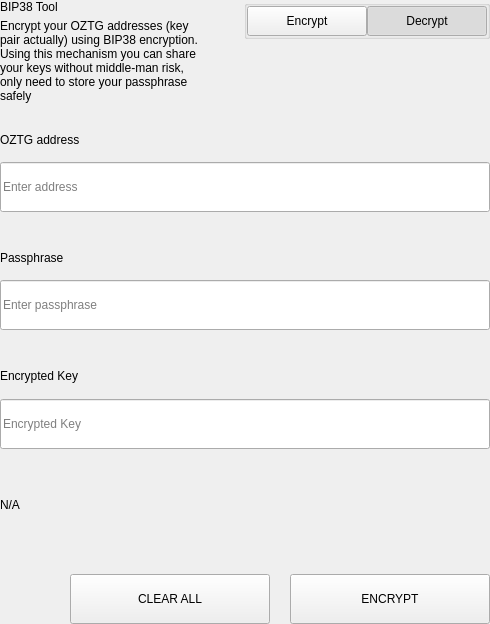
<?xml version="1.0" encoding="UTF-8"?>
<ui version="4.0">
 <class>SettingsBitToolWidget</class>
 <widget class="QWidget" name="SettingsBitToolWidget">
  <property name="geometry">
   <rect>
    <x>0</x>
    <y>0</y>
    <width>490</width>
    <height>624</height>
   </rect>
  </property>
  <property name="windowTitle">
   <string>Form</string>
  </property>
  <layout class="QVBoxLayout" name="verticalLayout">
   <property name="spacing">
    <number>0</number>
   </property>
   <property name="leftMargin">
    <number>0</number>
   </property>
   <property name="topMargin">
    <number>0</number>
   </property>
   <property name="rightMargin">
    <number>0</number>
   </property>
   <property name="bottomMargin">
    <number>0</number>
   </property>
   <item>
    <widget class="QWidget" name="left" native="true">
     <layout class="QVBoxLayout" name="verticalLayout_3">
      <property name="leftMargin">
       <number>0</number>
      </property>
      <property name="topMargin">
       <number>0</number>
      </property>
      <property name="rightMargin">
       <number>0</number>
      </property>
      <property name="bottomMargin">
       <number>0</number>
      </property>
      <item>
       <layout class="QVBoxLayout" name="verticalLayout_2">
        <property name="spacing">
         <number>0</number>
        </property>
        <item>
         <layout class="QHBoxLayout" name="horizontalLayout_3" stretch="3,1">
          <property name="spacing">
           <number>40</number>
          </property>
          <item>
           <layout class="QVBoxLayout" name="verticalLayoutTitle">
            <property name="spacing">
             <number>5</number>
            </property>
            <item>
             <widget class="QLabel" name="labelTitle">
              <property name="text">
               <string>BIP38 Tool</string>
              </property>
             </widget>
            </item>
            <item>
             <widget class="QLabel" name="labelSubtitle1">
              <property name="text">
               <string>Encrypt your OZTG addresses (key pair actually) using BIP38 encryption.
Using this mechanism you can share your keys without middle-man risk, only need to store your passphrase safely</string>
              </property>
              <property name="wordWrap">
               <bool>true</bool>
              </property>
             </widget>
            </item>
           </layout>
          </item>
          <item alignment="Qt::AlignTop">
           <widget class="QGroupBox" name="groupBox">
            <property name="title">
             <string/>
            </property>
            <property name="alignment">
             <set>Qt::AlignLeading|Qt::AlignLeft|Qt::AlignTop</set>
            </property>
            <layout class="QHBoxLayout" name="horizontalLayout_4">
             <property name="spacing">
              <number>0</number>
             </property>
             <property name="leftMargin">
              <number>0</number>
             </property>
             <property name="topMargin">
              <number>0</number>
             </property>
             <property name="rightMargin">
              <number>0</number>
             </property>
             <property name="bottomMargin">
              <number>0</number>
             </property>
             <item>
              <spacer name="horizontalSpacer">
               <property name="orientation">
                <enum>Qt::Horizontal</enum>
               </property>
               <property name="sizeHint" stdset="0">
                <size>
                 <width>40</width>
                 <height>20</height>
                </size>
               </property>
              </spacer>
             </item>
             <item>
              <widget class="QPushButton" name="pushLeft">
               <property name="minimumSize">
                <size>
                 <width>120</width>
                 <height>30</height>
                </size>
               </property>
               <property name="maximumSize">
                <size>
                 <width>120</width>
                 <height>30</height>
                </size>
               </property>
               <property name="focusPolicy">
                <enum>Qt::NoFocus</enum>
               </property>
               <property name="text">
                <string>Encrypt</string>
               </property>
               <property name="checkable">
                <bool>true</bool>
               </property>
               <property name="autoExclusive">
                <bool>true</bool>
               </property>
              </widget>
             </item>
             <item>
              <widget class="QPushButton" name="pushRight">
               <property name="minimumSize">
                <size>
                 <width>120</width>
                 <height>30</height>
                </size>
               </property>
               <property name="maximumSize">
                <size>
                 <width>120</width>
                 <height>30</height>
                </size>
               </property>
               <property name="focusPolicy">
                <enum>Qt::NoFocus</enum>
               </property>
               <property name="text">
                <string>Decrypt</string>
               </property>
               <property name="checkable">
                <bool>true</bool>
               </property>
               <property name="checked">
                <bool>true</bool>
               </property>
               <property name="autoExclusive">
                <bool>true</bool>
               </property>
              </widget>
             </item>
            </layout>
           </widget>
          </item>
         </layout>
        </item>
        <item>
         <widget class="QStackedWidget" name="stackedWidget">
          <property name="currentIndex">
           <number>1</number>
          </property>
          <widget class="QWidget" name="pageDecrypt">
           <layout class="QVBoxLayout" name="verticalLayout_5">
            <property name="spacing">
             <number>0</number>
            </property>
            <property name="leftMargin">
             <number>0</number>
            </property>
            <property name="topMargin">
             <number>0</number>
            </property>
            <property name="rightMargin">
             <number>0</number>
            </property>
            <property name="bottomMargin">
             <number>0</number>
            </property>
            <item>
             <widget class="QWidget" name="widget" native="true">
              <property name="minimumSize">
               <size>
                <width>0</width>
                <height>100</height>
               </size>
              </property>
              <layout class="QVBoxLayout" name="verticalLayout_4">
               <property name="spacing">
                <number>0</number>
               </property>
               <property name="leftMargin">
                <number>0</number>
               </property>
               <property name="topMargin">
                <number>0</number>
               </property>
               <property name="rightMargin">
                <number>0</number>
               </property>
               <property name="bottomMargin">
                <number>0</number>
               </property>
               <item>
                <spacer name="verticalSpacer_2">
                 <property name="orientation">
                  <enum>Qt::Vertical</enum>
                 </property>
                 <property name="sizeType">
                  <enum>QSizePolicy::Fixed</enum>
                 </property>
                 <property name="sizeHint" stdset="0">
                  <size>
                   <width>20</width>
                   <height>20</height>
                  </size>
                 </property>
                </spacer>
               </item>
               <item>
                <layout class="QHBoxLayout" name="horizontalLayout_6" stretch="2">
                 <property name="spacing">
                  <number>0</number>
                 </property>
                 <item>
                  <layout class="QVBoxLayout" name="verticalLayout_7">
                   <property name="spacing">
                    <number>9</number>
                   </property>
                   <item>
                    <widget class="QLabel" name="labelSubtitleKey">
                     <property name="minimumSize">
                      <size>
                       <width>0</width>
                       <height>20</height>
                      </size>
                     </property>
                     <property name="maximumSize">
                      <size>
                       <width>16777215</width>
                       <height>20</height>
                      </size>
                     </property>
                     <property name="text">
                      <string>Encrypted key</string>
                     </property>
                    </widget>
                   </item>
                   <item>
                    <widget class="QLineEdit" name="lineEditKey">
                     <property name="minimumSize">
                      <size>
                       <width>0</width>
                       <height>50</height>
                      </size>
                     </property>
                     <property name="maximumSize">
                      <size>
                       <width>16777215</width>
                       <height>50</height>
                      </size>
                     </property>
                     <property name="placeholderText">
                      <string>Enter a encrypted key</string>
                     </property>
                    </widget>
                   </item>
                  </layout>
                 </item>
                </layout>
               </item>
               <item>
                <spacer name="verticalSpacer_3">
                 <property name="orientation">
                  <enum>Qt::Vertical</enum>
                 </property>
                 <property name="sizeType">
                  <enum>QSizePolicy::Fixed</enum>
                 </property>
                 <property name="sizeHint" stdset="0">
                  <size>
                   <width>20</width>
                   <height>20</height>
                  </size>
                 </property>
                </spacer>
               </item>
               <item>
                <layout class="QVBoxLayout" name="verticalLayout_9">
                 <property name="spacing">
                  <number>9</number>
                 </property>
                 <item>
                  <widget class="QLabel" name="labelSubtitlePassphrase">
                   <property name="maximumSize">
                    <size>
                     <width>16777215</width>
                     <height>20</height>
                    </size>
                   </property>
                   <property name="text">
                    <string>Passphrase</string>
                   </property>
                  </widget>
                 </item>
                 <item>
                  <widget class="QLineEdit" name="lineEditPassphrase">
                   <property name="minimumSize">
                    <size>
                     <width>0</width>
                     <height>50</height>
                    </size>
                   </property>
                   <property name="maximumSize">
                    <size>
                     <width>16777215</width>
                     <height>50</height>
                    </size>
                   </property>
                   <property name="placeholderText">
                    <string>Enter a passphrase</string>
                   </property>
                  </widget>
                 </item>
                </layout>
               </item>
               <item>
                <spacer name="verticalSpacer_4">
                 <property name="orientation">
                  <enum>Qt::Vertical</enum>
                 </property>
                 <property name="sizeType">
                  <enum>QSizePolicy::Fixed</enum>
                 </property>
                 <property name="sizeHint" stdset="0">
                  <size>
                   <width>20</width>
                   <height>20</height>
                  </size>
                 </property>
                </spacer>
               </item>
               <item>
                <widget class="QWidget" name="widget_3" native="true">
                 <property name="sizePolicy">
                  <sizepolicy hsizetype="Preferred" vsizetype="Fixed">
                   <horstretch>0</horstretch>
                   <verstretch>0</verstretch>
                  </sizepolicy>
                 </property>
                 <layout class="QVBoxLayout" name="verticalLayout_10">
                  <property name="spacing">
                   <number>9</number>
                  </property>
                  <property name="leftMargin">
                   <number>0</number>
                  </property>
                  <property name="topMargin">
                   <number>0</number>
                  </property>
                  <property name="rightMargin">
                   <number>0</number>
                  </property>
                  <property name="bottomMargin">
                   <number>0</number>
                  </property>
                  <item>
                   <widget class="QLabel" name="labelSubtitleDecryptResult">
                    <property name="minimumSize">
                     <size>
                      <width>0</width>
                      <height>20</height>
                     </size>
                    </property>
                    <property name="maximumSize">
                     <size>
                      <width>16777215</width>
                      <height>20</height>
                     </size>
                    </property>
                    <property name="text">
                     <string>Decrypted address result</string>
                    </property>
                   </widget>
                  </item>
                  <item>
                   <widget class="QWidget" name="widget_4" native="true">
                    <layout class="QHBoxLayout" name="horizontalLayout" stretch="6,0,1">
                     <property name="spacing">
                      <number>0</number>
                     </property>
                     <property name="leftMargin">
                      <number>0</number>
                     </property>
                     <property name="topMargin">
                      <number>0</number>
                     </property>
                     <property name="rightMargin">
                      <number>0</number>
                     </property>
                     <property name="bottomMargin">
                      <number>0</number>
                     </property>
                     <item alignment="Qt::AlignVCenter">
                      <widget class="QLineEdit" name="lineEditDecryptResult">
                       <property name="minimumSize">
                        <size>
                         <width>0</width>
                         <height>50</height>
                        </size>
                       </property>
                       <property name="maximumSize">
                        <size>
                         <width>16777215</width>
                         <height>50</height>
                        </size>
                       </property>
                       <property name="placeholderText">
                        <string>Decrypted Address</string>
                       </property>
                      </widget>
                     </item>
                     <item>
                      <spacer name="horizontalSpacer_4">
                       <property name="orientation">
                        <enum>Qt::Horizontal</enum>
                       </property>
                       <property name="sizeType">
                        <enum>QSizePolicy::Fixed</enum>
                       </property>
                       <property name="sizeHint" stdset="0">
                        <size>
                         <width>20</width>
                         <height>50</height>
                        </size>
                       </property>
                      </spacer>
                     </item>
                     <item>
                      <widget class="QPushButton" name="pushButtonImport">
                       <property name="minimumSize">
                        <size>
                         <width>140</width>
                         <height>40</height>
                        </size>
                       </property>
                       <property name="text">
                        <string>Import Address</string>
                       </property>
                      </widget>
                     </item>
                    </layout>
                   </widget>
                  </item>
                 </layout>
                </widget>
               </item>
               <item>
                <widget class="QLabel" name="statusLabel_DEC">
                 <property name="maximumSize">
                  <size>
                   <width>16777215</width>
                   <height>40</height>
                  </size>
                 </property>
                 <property name="text">
                  <string/>
                 </property>
                </widget>
               </item>
               <item>
                <spacer name="verticalSpacer">
                 <property name="orientation">
                  <enum>Qt::Vertical</enum>
                 </property>
                 <property name="sizeType">
                  <enum>QSizePolicy::Preferred</enum>
                 </property>
                 <property name="sizeHint" stdset="0">
                  <size>
                   <width>20</width>
                   <height>20</height>
                  </size>
                 </property>
                </spacer>
               </item>
               <item>
                <layout class="QHBoxLayout" name="horizontalLayout_7">
                 <property name="spacing">
                  <number>0</number>
                 </property>
                 <item>
                  <spacer name="horizontalSpacer_5">
                   <property name="orientation">
                    <enum>Qt::Horizontal</enum>
                   </property>
                   <property name="sizeType">
                    <enum>QSizePolicy::Expanding</enum>
                   </property>
                   <property name="sizeHint" stdset="0">
                    <size>
                     <width>40</width>
                     <height>20</height>
                    </size>
                   </property>
                  </spacer>
                 </item>
                 <item>
                  <widget class="QPushButton" name="pushButtonDecryptClear">
                   <property name="minimumSize">
                    <size>
                     <width>200</width>
                     <height>50</height>
                    </size>
                   </property>
                   <property name="maximumSize">
                    <size>
                     <width>200</width>
                     <height>50</height>
                    </size>
                   </property>
                   <property name="text">
                    <string>CLEAR</string>
                   </property>
                  </widget>
                 </item>
                 <item>
                  <spacer name="horizontalSpacer_3">
                   <property name="orientation">
                    <enum>Qt::Horizontal</enum>
                   </property>
                   <property name="sizeType">
                    <enum>QSizePolicy::Fixed</enum>
                   </property>
                   <property name="sizeHint" stdset="0">
                    <size>
                     <width>20</width>
                     <height>20</height>
                    </size>
                   </property>
                  </spacer>
                 </item>
                 <item>
                  <widget class="QPushButton" name="pushButtonDecrypt">
                   <property name="minimumSize">
                    <size>
                     <width>200</width>
                     <height>50</height>
                    </size>
                   </property>
                   <property name="maximumSize">
                    <size>
                     <width>200</width>
                     <height>50</height>
                    </size>
                   </property>
                   <property name="text">
                    <string>DECRYPT KEY</string>
                   </property>
                  </widget>
                 </item>
                </layout>
               </item>
              </layout>
             </widget>
            </item>
           </layout>
          </widget>
          <widget class="QWidget" name="pageEncrypt">
           <layout class="QVBoxLayout" name="verticalLayout_11">
            <property name="spacing">
             <number>0</number>
            </property>
            <property name="leftMargin">
             <number>0</number>
            </property>
            <property name="topMargin">
             <number>0</number>
            </property>
            <property name="rightMargin">
             <number>0</number>
            </property>
            <property name="bottomMargin">
             <number>0</number>
            </property>
            <item>
             <spacer name="verticalSpacer_8">
              <property name="orientation">
               <enum>Qt::Vertical</enum>
              </property>
              <property name="sizeType">
               <enum>QSizePolicy::Fixed</enum>
              </property>
              <property name="sizeHint" stdset="0">
               <size>
                <width>20</width>
                <height>20</height>
               </size>
              </property>
             </spacer>
            </item>
            <item>
             <widget class="QWidget" name="containerAddressEnc" native="true">
              <layout class="QVBoxLayout" name="containerAddressEncLayout">
               <property name="spacing">
                <number>5</number>
               </property>
               <property name="leftMargin">
                <number>0</number>
               </property>
               <property name="topMargin">
                <number>0</number>
               </property>
               <property name="rightMargin">
                <number>0</number>
               </property>
               <property name="bottomMargin">
                <number>0</number>
               </property>
               <item>
                <widget class="QLabel" name="labelSubtitleAddress">
                 <property name="minimumSize">
                  <size>
                   <width>0</width>
                   <height>20</height>
                  </size>
                 </property>
                 <property name="maximumSize">
                  <size>
                   <width>16777215</width>
                   <height>20</height>
                  </size>
                 </property>
                 <property name="text">
                  <string>OZTG address</string>
                 </property>
                </widget>
               </item>
               <item>
                <widget class="QLineEdit" name="addressIn_ENC">
                 <property name="minimumSize">
                  <size>
                   <width>0</width>
                   <height>50</height>
                  </size>
                 </property>
                 <property name="placeholderText">
                  <string>Enter address</string>
                 </property>
                </widget>
               </item>
              </layout>
             </widget>
            </item>
            <item>
             <spacer name="verticalSpacer_6">
              <property name="orientation">
               <enum>Qt::Vertical</enum>
              </property>
              <property name="sizeType">
               <enum>QSizePolicy::Fixed</enum>
              </property>
              <property name="sizeHint" stdset="0">
               <size>
                <width>20</width>
                <height>20</height>
               </size>
              </property>
             </spacer>
            </item>
            <item>
             <widget class="QWidget" name="containerAddress" native="true">
              <layout class="QHBoxLayout" name="horizontalLayout_9" stretch="2">
               <property name="spacing">
                <number>0</number>
               </property>
               <property name="leftMargin">
                <number>0</number>
               </property>
               <property name="topMargin">
                <number>0</number>
               </property>
               <property name="rightMargin">
                <number>0</number>
               </property>
               <property name="bottomMargin">
                <number>0</number>
               </property>
               <item>
                <layout class="QVBoxLayout" name="verticalLayout_8">
                 <property name="spacing">
                  <number>5</number>
                 </property>
                 <item>
                  <widget class="QLabel" name="labelSubtitleMessage">
                   <property name="minimumSize">
                    <size>
                     <width>0</width>
                     <height>20</height>
                    </size>
                   </property>
                   <property name="maximumSize">
                    <size>
                     <width>16777215</width>
                     <height>20</height>
                    </size>
                   </property>
                   <property name="text">
                    <string>Passphrase</string>
                   </property>
                  </widget>
                 </item>
                 <item>
                  <widget class="QLineEdit" name="passphraseIn_ENC">
                   <property name="minimumSize">
                    <size>
                     <width>0</width>
                     <height>50</height>
                    </size>
                   </property>
                   <property name="maximumSize">
                    <size>
                     <width>16777215</width>
                     <height>50</height>
                    </size>
                   </property>
                   <property name="placeholderText">
                    <string>Enter passphrase</string>
                   </property>
                  </widget>
                 </item>
                </layout>
               </item>
              </layout>
             </widget>
            </item>
            <item>
             <spacer name="verticalSpacer_7">
              <property name="orientation">
               <enum>Qt::Vertical</enum>
              </property>
              <property name="sizeType">
               <enum>QSizePolicy::Fixed</enum>
              </property>
              <property name="sizeHint" stdset="0">
               <size>
                <width>20</width>
                <height>20</height>
               </size>
              </property>
             </spacer>
            </item>
            <item>
             <widget class="QWidget" name="widget_2" native="true">
              <property name="minimumSize">
               <size>
                <width>0</width>
                <height>75</height>
               </size>
              </property>
              <property name="maximumSize">
               <size>
                <width>16777215</width>
                <height>16777215</height>
               </size>
              </property>
              <layout class="QVBoxLayout" name="verticalLayout_6">
               <property name="leftMargin">
                <number>0</number>
               </property>
               <property name="topMargin">
                <number>0</number>
               </property>
               <property name="rightMargin">
                <number>0</number>
               </property>
               <property name="bottomMargin">
                <number>0</number>
               </property>
               <item>
                <widget class="QLabel" name="labelSubtitleEncryptedKey">
                 <property name="minimumSize">
                  <size>
                   <width>0</width>
                   <height>20</height>
                  </size>
                 </property>
                 <property name="maximumSize">
                  <size>
                   <width>16777215</width>
                   <height>20</height>
                  </size>
                 </property>
                 <property name="text">
                  <string>Encrypted Key</string>
                 </property>
                </widget>
               </item>
               <item>
                <widget class="QLineEdit" name="encryptedKeyOut_ENC">
                 <property name="minimumSize">
                  <size>
                   <width>0</width>
                   <height>50</height>
                  </size>
                 </property>
                 <property name="placeholderText">
                  <string>Encrypted Key</string>
                 </property>
                </widget>
               </item>
              </layout>
             </widget>
            </item>
            <item>
             <widget class="QLabel" name="statusLabel_ENC">
              <property name="text">
               <string notr="true">N/A</string>
              </property>
             </widget>
            </item>
            <item>
             <spacer name="verticalSpacer_5">
              <property name="orientation">
               <enum>Qt::Vertical</enum>
              </property>
              <property name="sizeType">
               <enum>QSizePolicy::Fixed</enum>
              </property>
              <property name="sizeHint" stdset="0">
               <size>
                <width>20</width>
                <height>20</height>
               </size>
              </property>
             </spacer>
            </item>
            <item>
             <layout class="QHBoxLayout" name="horizontalLayout_8">
              <property name="spacing">
               <number>0</number>
              </property>
              <item>
               <spacer name="horizontalSpacer_6">
                <property name="orientation">
                 <enum>Qt::Horizontal</enum>
                </property>
                <property name="sizeType">
                 <enum>QSizePolicy::Expanding</enum>
                </property>
                <property name="sizeHint" stdset="0">
                 <size>
                  <width>40</width>
                  <height>20</height>
                 </size>
                </property>
               </spacer>
              </item>
              <item>
               <widget class="QPushButton" name="pushButtonClear">
                <property name="minimumSize">
                 <size>
                  <width>200</width>
                  <height>50</height>
                 </size>
                </property>
                <property name="focusPolicy">
                 <enum>Qt::NoFocus</enum>
                </property>
                <property name="text">
                 <string>CLEAR ALL</string>
                </property>
               </widget>
              </item>
              <item>
               <spacer name="horizontalSpacer_2">
                <property name="orientation">
                 <enum>Qt::Horizontal</enum>
                </property>
                <property name="sizeType">
                 <enum>QSizePolicy::Fixed</enum>
                </property>
                <property name="sizeHint" stdset="0">
                 <size>
                  <width>20</width>
                  <height>20</height>
                 </size>
                </property>
               </spacer>
              </item>
              <item>
               <widget class="QPushButton" name="pushButtonEncrypt">
                <property name="minimumSize">
                 <size>
                  <width>200</width>
                  <height>50</height>
                 </size>
                </property>
                <property name="maximumSize">
                 <size>
                  <width>200</width>
                  <height>50</height>
                 </size>
                </property>
                <property name="focusPolicy">
                 <enum>Qt::NoFocus</enum>
                </property>
                <property name="text">
                 <string>ENCRYPT</string>
                </property>
               </widget>
              </item>
             </layout>
            </item>
           </layout>
          </widget>
         </widget>
        </item>
       </layout>
      </item>
     </layout>
    </widget>
   </item>
  </layout>
 </widget>
 <resources/>
 <connections/>
</ui>
